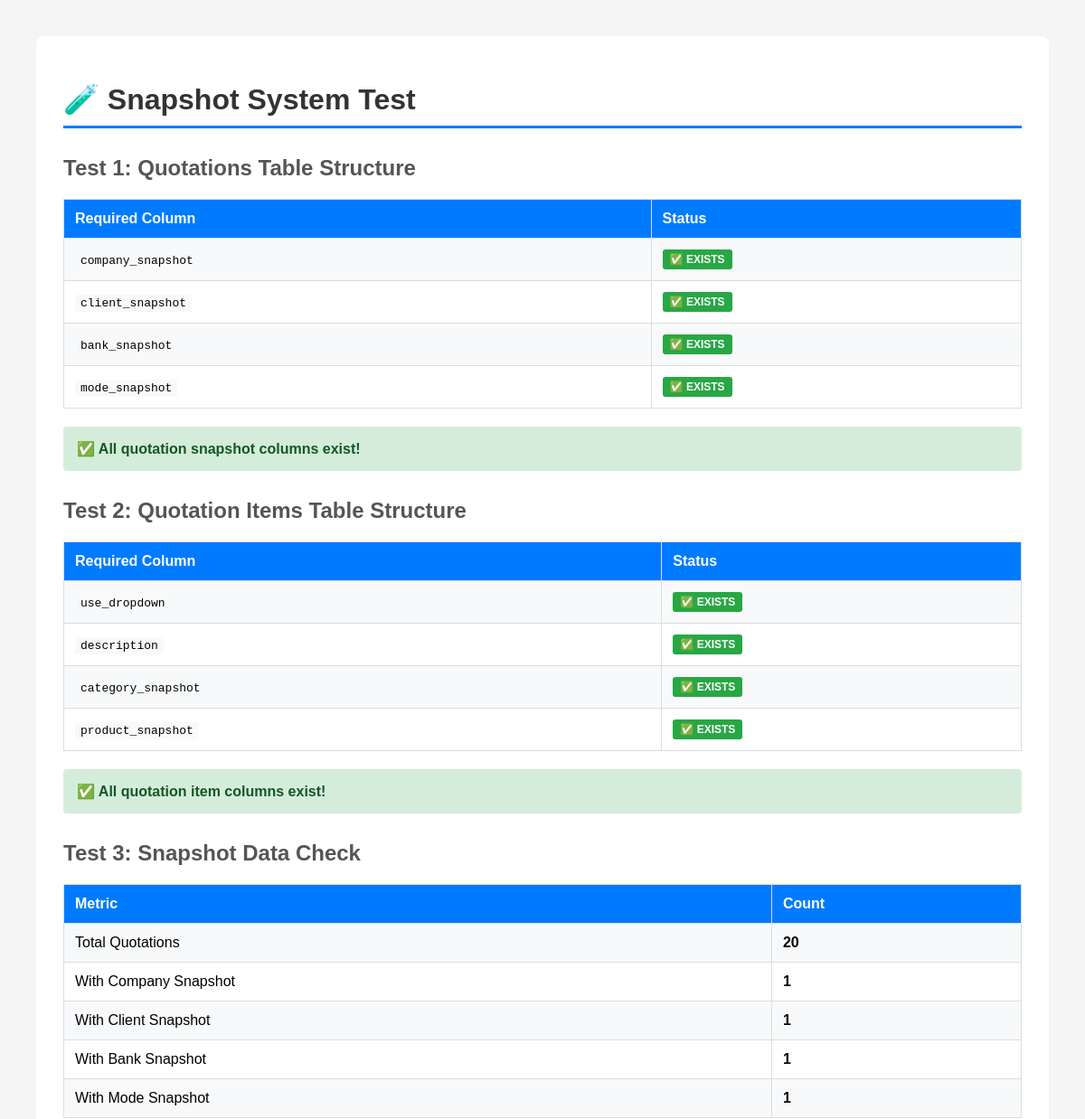
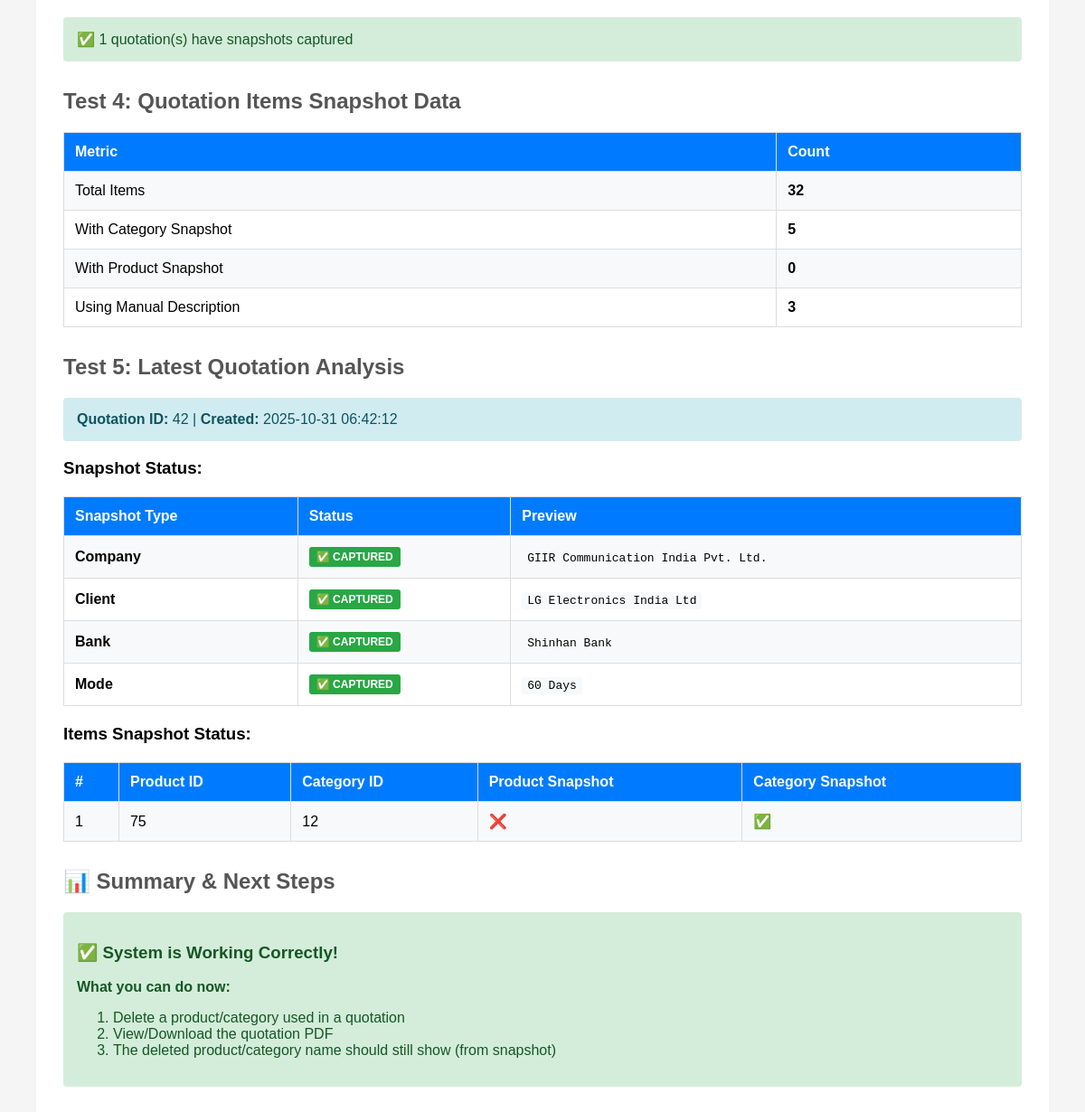
The page /test_snapshot_simple.php on the database its author committed (2 pictures, top to bottom).
### tables this page shows
CREATE TABLE IF NOT EXISTS `quotations` (
  `id` int NOT NULL AUTO_INCREMENT,
  `company_id` int NOT NULL,
  `company_snapshot` json DEFAULT NULL COMMENT 'Snapshot of company data at quotation creation',
  `client_id` int NOT NULL,
  `client_snapshot` json DEFAULT NULL COMMENT 'Snapshot of client data at quotation creation',
  `bank_id` int NOT NULL,
  `bank_snapshot` json DEFAULT NULL COMMENT 'Snapshot of bank data at quotation creation',
  `contact_person` varchar(255) NOT NULL,
  `department` varchar(255) DEFAULT NULL,
  `state` varchar(255) NOT NULL,
  `mode_id` int NOT NULL,
  `mode_snapshot` json DEFAULT NULL COMMENT 'Snapshot of mode data at quotation creation',
  `hsn_sac` varchar(50) DEFAULT NULL,
  `job_no` varchar(128) DEFAULT NULL,
  `terms` text,
  `notes` text,
  `attachment` varchar(255) DEFAULT NULL,
  `total_amount` decimal(12,2) NOT NULL DEFAULT '0.00',
  `gst_type` enum('IGST','CGST+SGST') NOT NULL,
  `gst_rate` decimal(5,2) NOT NULL DEFAULT '18.00',
  `gst_amount` decimal(12,2) NOT NULL DEFAULT '0.00',
  `grand_total` decimal(12,2) NOT NULL DEFAULT '0.00',
  `created_at` datetime DEFAULT CURRENT_TIMESTAMP,
  `updated_at` datetime DEFAULT CURRENT_TIMESTAMP ON UPDATE CURRENT_TIMESTAMP,
  PRIMARY KEY (`id`),
  KEY `idx_company_id` (`company_id`),
  KEY `idx_client_id` (`client_id`),
  KEY `idx_created_at` (`created_at`),
  KEY `idx_company_snapshot` (`company_id`),
  KEY `idx_client_snapshot` (`client_id`),
  KEY `idx_bank_snapshot` (`bank_id`)
);

CREATE TABLE IF NOT EXISTS `quotation_items` (
  `id` int NOT NULL AUTO_INCREMENT,
  `quotation_id` int NOT NULL,
  `category_id` int DEFAULT NULL,
  `category_snapshot` json DEFAULT NULL COMMENT 'Snapshot of category data',
  `product_id` int DEFAULT NULL,
  `product_snapshot` json DEFAULT NULL COMMENT 'Snapshot of product data',
  `description` text COMMENT 'Custom description when use_dropdown is 0',
  `use_dropdown` tinyint(1) DEFAULT '1' COMMENT '1 = use dropdowns, 0 = use description field',
  `qty` int NOT NULL,
  `rate` decimal(12,2) NOT NULL,
  `discount` decimal(5,2) DEFAULT '0.00',
  `amount` decimal(10,2) NOT NULL,
  PRIMARY KEY (`id`),
  KEY `idx_quotation_id` (`quotation_id`),
  KEY `idx_product_id` (`product_id`)
);

### test_snapshot_simple.php (the view, shortened to what this page needs)
<?php
$db_host = $_ENV['DB_HOST'] ?? 'localhost';
$db_user = $_ENV['DB_USER'] ?? 'root';
$db_pass = $_ENV['DB_PASS'] ?? '';
$db_name = $_ENV['DB_NAME'] ?? 'crm_db';
$conn = new mysqli($db_host, $db_user, $db_pass, $db_name);
?>
<!DOCTYPE html>
<html>
<head>
</head>
<body>
<div class='container'>
<h1>🧪 Snapshot System Test</h1>
<?php
echo "<h2>Test 1: Quotations Table Structure</h2>";
$result = $conn->query("SHOW COLUMNS FROM quotations");
$columns = [];
while ($row = $result->fetch_assoc()) {
    $columns[] = $row['Field'];
}
$required_snapshots = ['company_snapshot', 'client_snapshot', 'bank_snapshot', 'mode_snapshot'];
$found_snapshots = array_intersect($required_snapshots, $columns);
echo "<table>";
echo "<tr><th>Required Column</th><th>Status</th></tr>";
foreach ($required_snapshots as $col) {
    $exists = in_array($col, $columns);
    $badge = $exists ? "<span class='badge badge-success'>✅ EXISTS</span>" : "<span class='badge badge-danger'>❌ MISSING</span>";
    echo "<tr><td><code>$col</code></td><td>$badge</td></tr>";
}
echo "</table>";
if (count($found_snapshots) == 4) {
    echo "<div class='success'><strong>✅ All quotation snapshot columns exist!</strong></div>";
} else {
    echo "<div class='error'><strong>❌ Missing " . (4 - count($found_snapshots)) . " snapshot column(s)</strong></div>";
    echo "<div class='info'>Run migration: <code>http://localhost/crm/run_quotation_snapshot_migration.php</code></div>";
}
echo "<h2>Test 2: Quotation Items Table Structure</h2>";
$result = $conn->query("SHOW COLUMNS FROM quotation_items");
$item_columns = [];
while ($row = $result->fetch_assoc()) {
    $item_columns[] = $row['Field'];
}
$required_item_cols = ['use_dropdown', 'description', 'category_snapshot', 'product_snapshot'];
$found_item_cols = array_intersect($required_item_cols, $item_columns);
echo "<table>";
echo "<tr><th>Required Column</th><th>Status</th></tr>";
foreach ($required_item_cols as $col) {
    $exists = in_array($col, $item_columns);
    $badge = $exists ? "<span class='badge badge-success'>✅ EXISTS</span>" : "<span class='badge badge-danger'>❌ MISSING</span>";
    echo "<tr><td><code>$col</code></td><td>$badge</td></tr>";
}
echo "</table>";
if (count($found_item_cols) == 4) {
    echo "<div class='success'><strong>✅ All quotation item columns exist!</strong></div>";
} else {
    echo "<div class='error'><strong>❌ Missing " . (4 - count($found_item_cols)) . " column(s)</strong></div>";
    echo "<div class='info'>Run migration: <code>http://localhost/crm/run_quotation_snapshot_migration.php</code></div>";
}
echo "<h2>Test 3: Snapshot Data Check</h2>";
$result = $conn->query("SELECT
    COUNT(*) as total,
    SUM(CASE WHEN company_snapshot IS NOT NULL THEN 1 ELSE 0 END) as with_company,
    SUM(CASE WHEN client_snapshot IS NOT NULL THEN 1 ELSE 0 END) as with_client,
    SUM(CASE WHEN bank_snapshot IS NOT NULL THEN 1 ELSE 0 END) as with_bank,
    SUM(CASE WHEN mode_snapshot IS NOT NULL THEN 1 ELSE 0 END) as with_mode
FROM quotations");
$stats = $result->fetch_assoc();
echo "<table>";
echo "<tr><th>Metric</th><th>Count</th></tr>";
echo "<tr><td>Total Quotations</td><td><strong>{$stats['total']}</strong></td></tr>";
echo "<tr><td>With Company Snapshot</td><td><strong>{$stats['with_company']}</strong></td></tr>";
echo "<tr><td>With Client Snapshot</td><td><strong>{$stats['with_client']}</strong></td></tr>";
echo "<tr><td>With Bank Snapshot</td><td><strong>{$stats['with_bank']}</strong></td></tr>";
echo "<tr><td>With Mode Snapshot</td><td><strong>{$stats['with_mode']}</strong></td></tr>";
echo "</table>";
if ($stats['total'] > 0) {
    if ($stats['with_company'] > 0) {
        echo "<div class='success'>✅ {$stats['with_company']} quotation(s) have snapshots captured</div>";
    }
} else {
    echo "<div class='info'>ℹ️ No quotations in database yet. Create one to test!</div>";
}
echo "<h2>Test 4: Quotation Items Snapshot Data</h2>";
$result = $conn->query("SELECT
    COUNT(*) as total,
    SUM(CASE WHEN category_snapshot IS NOT NULL THEN 1 ELSE 0 END) as with_category,
    SUM(CASE WHEN product_snapshot IS NOT NULL THEN 1 ELSE 0 END) as with_product,
    SUM(CASE WHEN use_dropdown = 0 THEN 1 ELSE 0 END) as using_description
FROM quotation_items");
$item_stats = $result->fetch_assoc();
echo "<table>";
echo "<tr><th>Metric</th><th>Count</th></tr>";
echo "<tr><td>Total Items</td><td><strong>{$item_stats['total']}</strong></td></tr>";
echo "<tr><td>With Category Snapshot</td><td><strong>{$item_stats['with_category']}</strong></td></tr>";
echo "<tr><td>With Product Snapshot</td><td><strong>{$item_stats['with_product']}</strong></td></tr>";
echo "<tr><td>Using Manual Description</td><td><strong>{$item_stats['using_description']}</strong></td></tr>";
echo "</table>";
echo "<h2>Test 5: Latest Quotation Analysis</h2>";
$result = $conn->query("SELECT * FROM quotations ORDER BY id DESC LIMIT 1");
$latest = $result ? $result->fetch_assoc() : null;
if ($latest) {
    echo "<div class='info'><strong>Quotation ID:</strong> {$latest['id']} | <strong>Created:</strong> {$latest['created_at']}</div>";
    echo "<h3>Snapshot Status:</h3>";
    echo "<table>";
    echo "<tr><th>Snapshot Type</th><th>Status</th><th>Preview</th></tr>";
    $snapshots = [
        'Company' => $latest['company_snapshot'],
        'Client' => $latest['client_snapshot'],
        'Bank' => $latest['bank_snapshot'],
        'Mode' => $latest['mode_snapshot']
    ];
    foreach ($snapshots as $type => $data) {
        $status = !empty($data) ? "<span class='badge badge-success'>✅ CAPTURED</span>" : "<span class='badge badge-danger'>❌ EMPTY</span>";
        $preview = '';
        if (!empty($data)) {
            $json = json_decode($data, true);
            $preview = isset($json['name']) ? "<code>{$json['name']}</code>" : "<code>Data exists</code>";
        }
        echo "<tr><td><strong>$type</strong></td><td>$status</td><td>$preview</td></tr>";
    }
    echo "</table>";
    $items_result = $conn->query("SELECT * FROM quotation_items WHERE quotation_id = {$latest['id']}");
    if ($items_result && $items_result->num_rows > 0) {
        echo "<h3>Items Snapshot Status:</h3>";
        echo "<table>";
        echo "<tr><th>#</th><th>Product ID</th><th>Category ID</th><th>Product Snapshot</th><th>Category Snapshot</th></tr>";
        $idx = 1;
        while ($item = $items_result->fetch_assoc()) {
            $prod_status = !empty($item['product_snapshot']) ? "✅" : "❌";
            $cat_status = !empty($item['category_snapshot']) ? "✅" : "❌";
            echo "<tr>";
            echo "<td>$idx</td>";
            echo "<td>{$item['product_id']}</td>";
            echo "<td>{$item['category_id']}</td>";
            echo "<td>$prod_status</td>";
            echo "<td>$cat_status</td>";
            echo "</tr>";
            $idx++;
        }
        echo "</table>";
    }
} else {
    echo "<div class='info'>No quotations found. Create one to test!</div>";
}
echo "<h2>📊 Summary & Next Steps</h2>";
$all_columns_exist = (count($found_snapshots) == 4 && count($found_item_cols) == 4);
$has_snapshot_data = ($stats['total'] > 0 && $stats['with_company'] > 0);
if ($all_columns_exist && $has_snapshot_data) {
    echo "<div class='success'>";
    echo "<h3>✅ System is Working Correctly!</h3>";
    echo "<p><strong>What you can do now:</strong></p>";
    echo "<ol>";
    echo "<li>Delete a product/category used in a quotation</li>";
    echo "<li>View/Download the quotation PDF</li>";
    echo "<li>The deleted product/category name should still show (from snapshot)</li>";
    echo "</ol>";
    echo "</div>";
} else {
    echo "<div class='error'>";
    echo "<h3>❌ Migration Not Complete</h3>";
    echo "<p><strong>Action Required:</strong></p>";
    echo "<p>Run the migration: <code>http://localhost/crm/run_quotation_snapshot_migration.php</code></p>";
    echo "</div>";
}
?>
</div>
</body>
</html>

### test_snapshot_simple.php (style rules this page uses)
body { font-family: Arial, sans-serif; margin: 40px; background: #f5f5f5; }
.container { background: white; padding: 30px; border-radius: 8px; max-width: 1200px; margin: 0 auto; }
h1 { color: #333; border-bottom: 3px solid #007bff; padding-bottom: 10px; }
h2 { color: #555; margin-top: 30px; }
.success { background: #d4edda; color: #155724; padding: 15px; border-radius: 4px; margin: 10px 0; }
.info { background: #d1ecf1; color: #0c5460; padding: 15px; border-radius: 4px; margin: 10px 0; }
table { width: 100%; border-collapse: collapse; margin: 20px 0; }
th, td { padding: 12px; text-align: left; border: 1px solid #ddd; }
th { background: #007bff; color: white; }
tr:nth-child(even) { background: #f8f9fa; }
code { background: #f8f9fa; padding: 2px 6px; border-radius: 3px; font-family: monospace; }
.badge { display: inline-block; padding: 4px 8px; border-radius: 3px; font-size: 12px; font-weight: bold; }
.badge-success { background: #28a745; color: white; }

### rows shown on the page
quotations: id "42", created_at "2025-10-31 06:42:12"
quotation_items: product "75", category "12", product_snapshot "❌", category_snapshot "✅"

### other values the page prints
$col "company_snapshot"
$col "client_snapshot"
$col "bank_snapshot"
$col "mode_snapshot"
$col "use_dropdown"
$col "description"
$col "category_snapshot"
$col "product_snapshot"
$stats['total'] "20"
$stats['with_company'] "1"
$stats['with_client'] "1"
$stats['with_bank'] "1"
$stats['with_mode'] "1"
$item_stats['total'] "32"
$item_stats['with_category'] "5"
